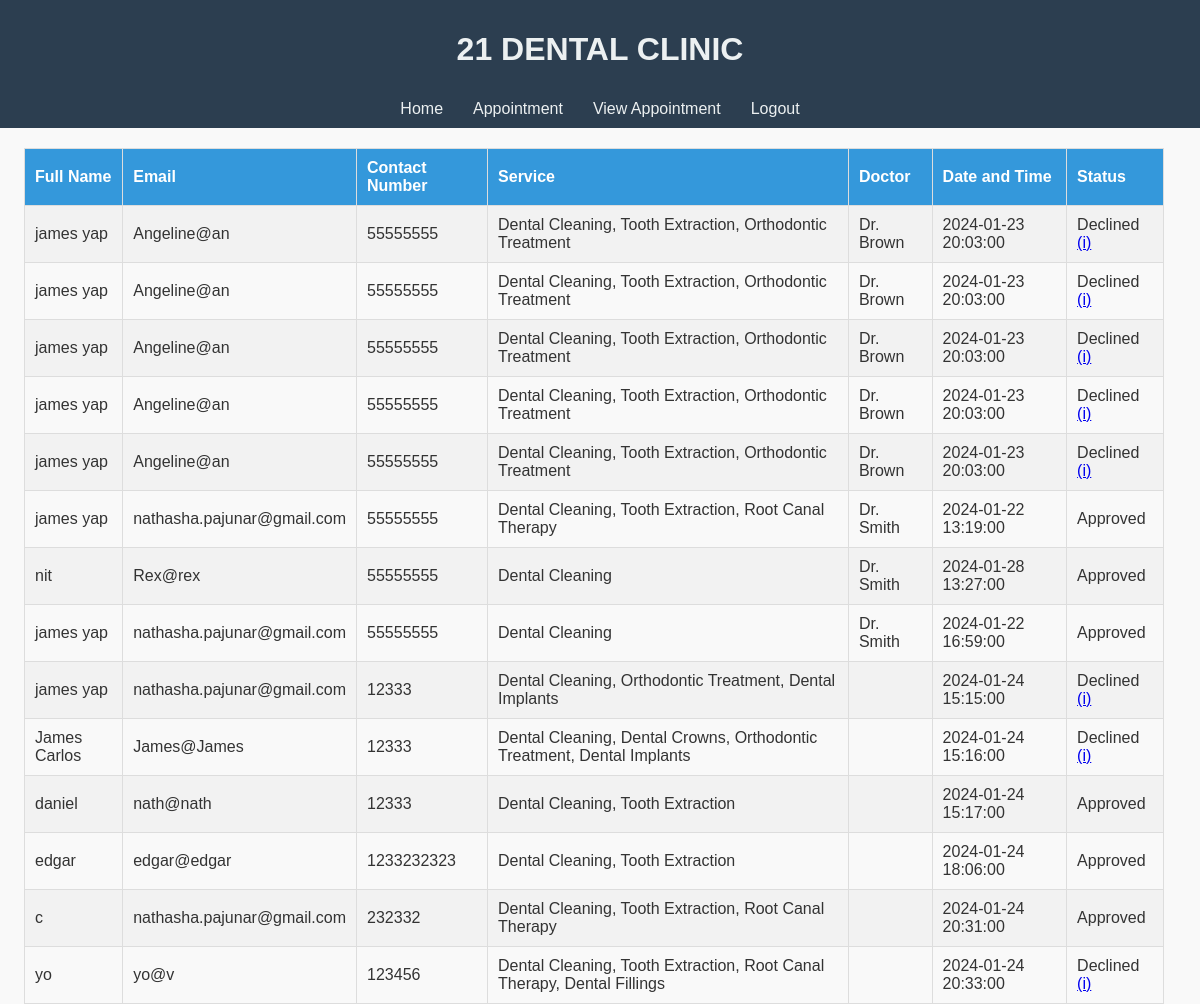
The app's page /viewapp.php with its own data.
### tables this page shows
CREATE TABLE `appointments` (
  `id` int(11) NOT NULL,
  `fullname` varchar(255) NOT NULL,
  `email` varchar(255) NOT NULL,
  `contact` varchar(20) NOT NULL,
  `services` varchar(100) NOT NULL,
  `doctor` varchar(100) NOT NULL,
  `datetime` datetime NOT NULL,
  `user_id` int(11) NOT NULL,
  `status` varchar(20) DEFAULT 'Pending',
  `decline_message` varchar(255) DEFAULT NULL
);

### viewapp.php (the view, shortened to what this page needs)
<!DOCTYPE html>
<html lang="en">
<head>
</head>
<body>
<header>
    <h1>21 DENTAL CLINIC</h1>
    <nav>
    <a href="home.php">Home</a>
        <a href="appointment.php">Appointment</a>
        <a href="viewapp.php">View Appointment</a>
        <a href="Clogout.php" >Logout</a>
    </nav>
</header>
<section>
    <table>
        <tr>
            <th>Full Name</th>
            <th>Email</th>
            <th>Contact Number</th>
            <th>Service</th>
            <th>Doctor</th>
            <th>Date and Time</th>
            <th>Status</th>
        </tr>
        <?php
include("sad/db.php");
$sql = "SELECT * FROM appointments WHERE user_id = 0";
$result = $conn->query($sql);
if ($result->num_rows > 0) {
    while($row = $result->fetch_assoc()) {
        echo "<tr>
                <td>" . htmlspecialchars($row["fullname"]) . "</td>
                <td>" . htmlspecialchars($row["email"]) . "</td>
                <td>" . htmlspecialchars($row["contact"]) . "</td>
                <td>" . htmlspecialchars($row["services"]) . "</td>
                <td>" . htmlspecialchars($row["doctor"]) . "</td>
                <td>" . htmlspecialchars($row["datetime"]) . "</td>
                <td>" . htmlspecialchars($row["status"]) .
                    ($row["status"] === 'Declined' ? " <a href='#' onclick='alert(\"" . addslashes($row["decline_message"]) . "\")'> (i) </a>" : "") .
                "</td>
              </tr>";
    }
} else {
    echo "<tr><td colspan='7'>No appointments found</td></tr>";
}
?>
    </table>
</section>
</body>
</html>

### viewapp.php (style rules this page uses)
body { margin: 0; font-family: 'Arial', sans-serif; background-color: #f9f9f9; color: #333; }
header { background-color: #2c3e50; color: #ecf0f1; padding: 10px 0; text-align: center; }
nav { display: flex; justify-content: center; padding-top: 10px; }
nav a { color: #ecf0f1; text-decoration: none; margin: 0 15px; font-size: 16px; transition: color 0.3s ease; }
table { width: 95%; border-collapse: collapse; margin-top: 20px; margin-left: 24px; }
table, th, td { border: 1px solid #ddd; }
th, td { padding: 10px; text-align: left; }
th { background-color: #3498db; color: white; }
tr:nth-child(even) { background-color: #f2f2f2; }

### records on screen
appointments: fullname "james yap", email "Angeline@an", contact "55555555", services "Dental Cleaning, Tooth Extraction, Orthodontic Treatment", doctor "Dr. Brown", datetime "2024-01-23 20:03:00", status "Declined"
appointments: fullname "james yap", email "Angeline@an", contact "55555555", services "Dental Cleaning, Tooth Extraction, Orthodontic Treatment", doctor "Dr. Brown", datetime "2024-01-23 20:03:00", status "Declined"
appointments: fullname "james yap", email "Angeline@an", contact "55555555", services "Dental Cleaning, Tooth Extraction, Orthodontic Treatment", doctor "Dr. Brown", datetime "2024-01-23 20:03:00", status "Declined"
appointments: fullname "james yap", email "Angeline@an", contact "55555555", services "Dental Cleaning, Tooth Extraction, Orthodontic Treatment", doctor "Dr. Brown", datetime "2024-01-23 20:03:00", status "Declined"
appointments: fullname "james yap", email "Angeline@an", contact "55555555", services "Dental Cleaning, Tooth Extraction, Orthodontic Treatment", doctor "Dr. Brown", datetime "2024-01-23 20:03:00", status "Declined"
appointments: fullname "james yap", email "nathasha.pajunar@gmail.com", contact "55555555", services "Dental Cleaning, Tooth Extraction, Root Canal Therapy", doctor "Dr. Smith", datetime "2024-01-22 13:19:00", status "Approved"
appointments: fullname "nit", email "Rex@rex", contact "55555555", services "Dental Cleaning", doctor "Dr. Smith", datetime "2024-01-28 13:27:00", status "Approved"
appointments: fullname "james yap", email "nathasha.pajunar@gmail.com", contact "55555555", services "Dental Cleaning", doctor "Dr. Smith", datetime "2024-01-22 16:59:00", status "Approved"
appointments: fullname "james yap", email "nathasha.pajunar@gmail.com", contact "12333", services "Dental Cleaning, Orthodontic Treatment, Dental Implants", datetime "2024-01-24 15:15:00", status "Declined"
appointments: fullname "James Carlos", email "James@James", contact "12333", services "Dental Cleaning, Dental Crowns, Orthodontic Treatment, Dental Implants", datetime "2024-01-24 15:16:00", status "Declined"
appointments: fullname "daniel", email "nath@nath", contact "12333", services "Dental Cleaning, Tooth Extraction", datetime "2024-01-24 15:17:00", status "Approved"
appointments: fullname "edgar", email "edgar@edgar", contact "1233232323", services "Dental Cleaning, Tooth Extraction", datetime "2024-01-24 18:06:00", status "Approved"
appointments: fullname "c", email "nathasha.pajunar@gmail.com", contact "232332", services "Dental Cleaning, Tooth Extraction, Root Canal Therapy", datetime "2024-01-24 20:31:00", status "Approved"
appointments: fullname "yo", email "yo@v", contact "123456", services "Dental Cleaning, Tooth Extraction, Root Canal Therapy, Dental Fillings", datetime "2024-01-24 20:33:00", status "Declined"
